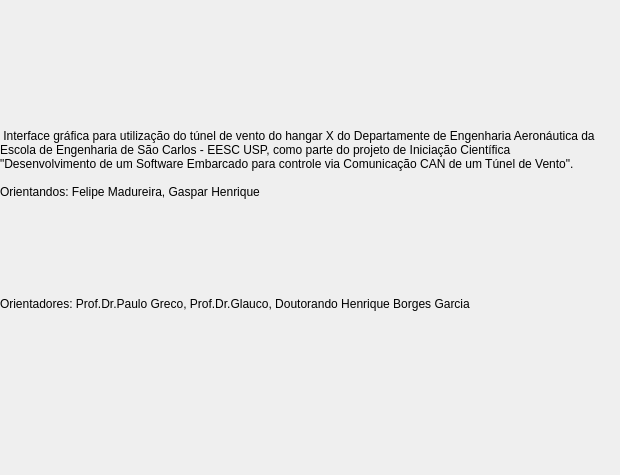
<?xml version="1.0" encoding="UTF-8"?>
<ui version="4.0">
 <class>Sobre</class>
 <widget class="QDialog" name="Sobre">
  <property name="geometry">
   <rect>
    <x>0</x>
    <y>0</y>
    <width>620</width>
    <height>475</height>
   </rect>
  </property>
  <property name="windowTitle">
   <string>Dialog</string>
  </property>
  <widget class="QLabel" name="label">
   <property name="geometry">
    <rect>
     <x>0</x>
     <y>12</y>
     <width>603</width>
     <height>429</height>
    </rect>
   </property>
   <property name="text">
    <string> Interface gráfica para utilização do túnel de vento do hangar X do Departamente de Engenharia Aeronáutica da Escola de Engenharia de São Carlos - EESC USP, como parte do projeto de Iniciação Científica &quot;Desenvolvimento de um Software Embarcado para controle via Comunicação CAN de um Túnel de Vento&quot;.

Orientandos: Felipe Madureira, Gaspar Henrique 
￼






Orientadores: Prof.Dr.Paulo Greco, Prof.Dr.Glauco, Doutorando Henrique Borges Garcia
</string>
   </property>
   <property name="wordWrap">
    <bool>true</bool>
   </property>
  </widget>
  <widget class="QLabel" name="label_2">
   <property name="geometry">
    <rect>
     <x>214</x>
     <y>204</y>
     <width>113</width>
     <height>107</height>
    </rect>
   </property>
   <property name="text">
    <string/>
   </property>
   <property name="pixmap">
    <pixmap resource="resource_file.qrc">:/imagens/images/gaspar.jpeg</pixmap>
   </property>
   <property name="scaledContents">
    <bool>true</bool>
   </property>
  </widget>
  <widget class="QLabel" name="label_3">
   <property name="geometry">
    <rect>
     <x>88</x>
     <y>204</y>
     <width>121</width>
     <height>107</height>
    </rect>
   </property>
   <property name="autoFillBackground">
    <bool>false</bool>
   </property>
   <property name="text">
    <string/>
   </property>
   <property name="pixmap">
    <pixmap resource="resource_file.qrc">:/imagens/images/felipe.jpeg</pixmap>
   </property>
   <property name="scaledContents">
    <bool>true</bool>
   </property>
  </widget>
 </widget>
 <resources>
  <include location="resource_file.qrc"/>
 </resources>
 <connections/>
</ui>
